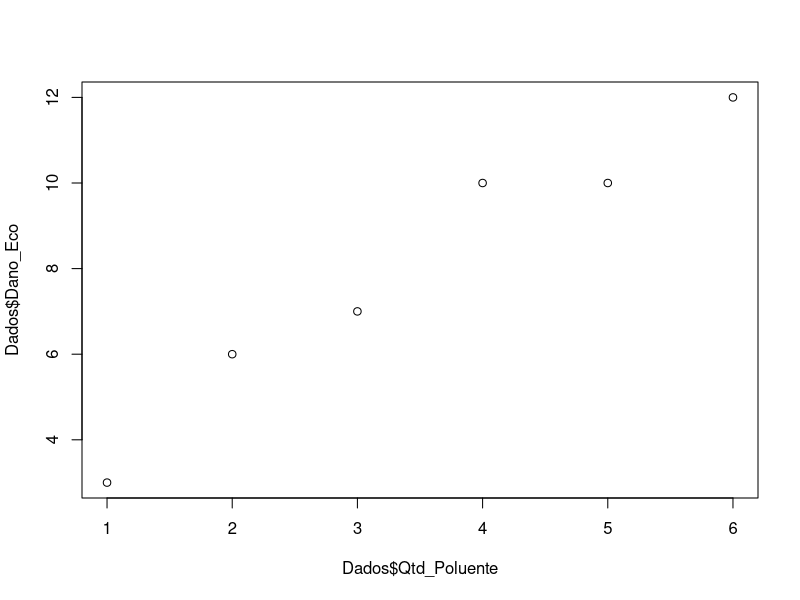

R code for this plot: (Note: this script raises an error after producing the figure.)
Dados <- data.frame(Qtd_Poluente = c(1, 2, 3, 4, 5, 6), Dano_Eco = c(3, 6, 7, 10, 10, 12))

#a) Um estudo da associação entre as variáveis Quantidade Poluente e Dano Ecológico. 
#Gráfico de dispersão
plot(Dados$Qtd_Poluente, Dados$Dano_Eco)

#Covariancia e correlação
cov(Dados$Qtd_Poluente, Dados$Dano_Eco)
cor(Dados$Qtd_Poluente, Dados$Dano_Eco) 

#Gráfico de Correlação Linear de Pearson.
corrplot(cor(Dados))
         
#b) A Reta de Regressão Linear Simples no Gráfico de Dispersão. 
plot(Dados$Qtd_Poluente, Dados$Dano_Eco, 
     xlab = "Quantidade de Poluentes", 
     ylab = "Dano Ecológico", 
     main = "Gráfico de Dispersão com Reta de Regressão")
modelo <- lm(Dano_Eco ~ Qtd_Poluente, data = Dados)
abline(modelo, col = "red")

#c) A Equação da Regressão Linear Simples.
summary(modelo) # VAI SER 2 E 1.7

#d) Verificação da adequação do modelo (R² e Teste F). 
summary(modelo)
#e) Se a quantidade de poluente for 9µg/L, qual o dano ecológico esperado? 
nova_obs <- data.frame(Qtd_Poluente = 9)
previsão <- predict(modelo, newdata = nova_obs)
previsão

#f) Quais insights podemos obter?
# Foi gerado um estudo de ass e o estudo indicou que existe uma forte associa entre as variaveis 
  